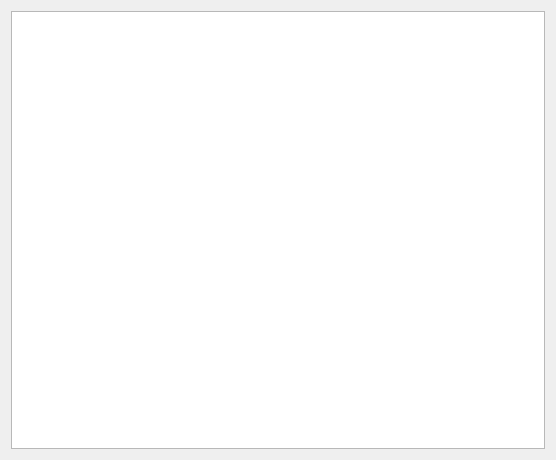
<?xml version="1.0" encoding="UTF-8"?>
<ui version="4.0">
 <class>SourceHtm</class>
 <widget class="QDialog" name="SourceHtm">
  <property name="geometry">
   <rect>
    <x>0</x>
    <y>0</y>
    <width>556</width>
    <height>460</height>
   </rect>
  </property>
  <property name="windowTitle">
   <string>Dialog</string>
  </property>
  <layout class="QVBoxLayout" name="verticalLayout">
   <item>
    <widget class="QTextEdit" name="textEdit"/>
   </item>
  </layout>
 </widget>
 <resources/>
 <connections/>
</ui>
